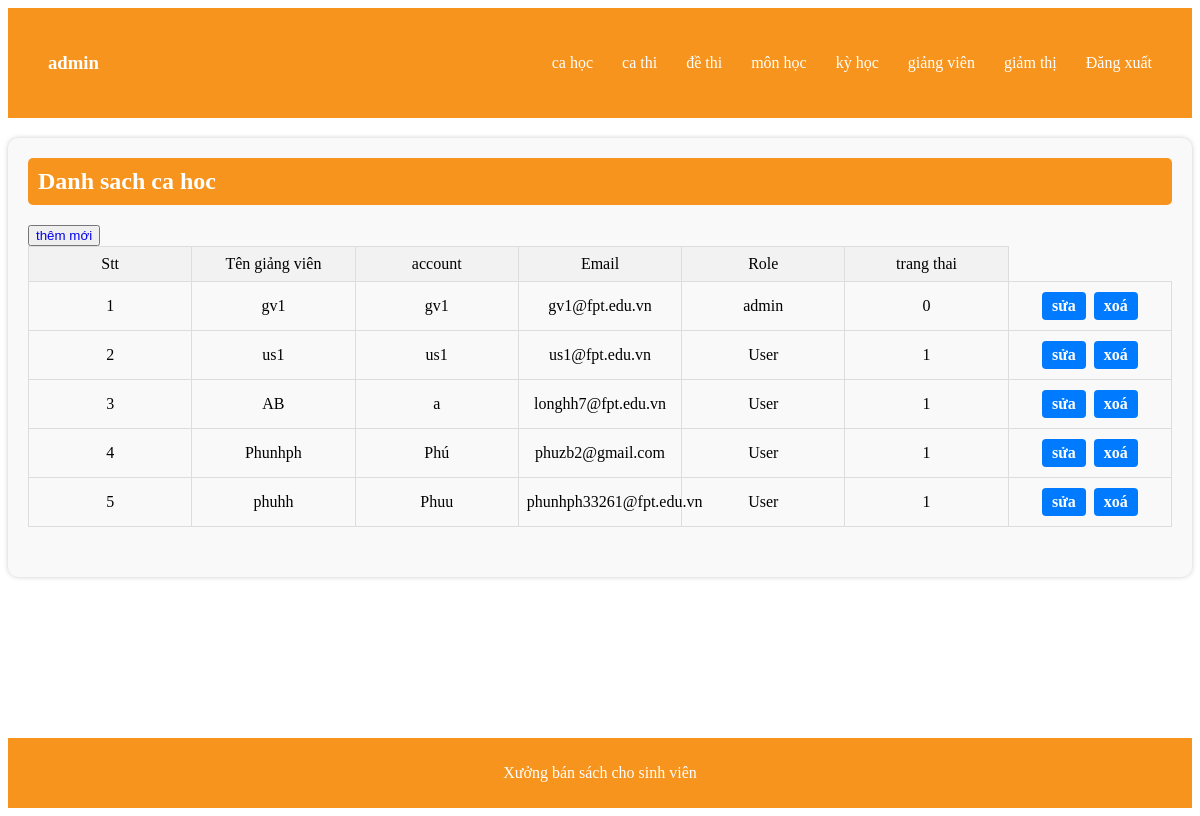
Screenshot of /index.php?act=giang_vien (signed in) with the database file from the repository.
### tables this page shows
CREATE TABLE `giang_vien` (
  `id_giang_vien` int(11) NOT NULL,
  `account` varchar(255) NOT NULL,
  `ten_giang_vien` varchar(255) NOT NULL,
  `email` varchar(255) NOT NULL,
  `passwords` varchar(255) NOT NULL,
  `role` int(11) NOT NULL,
  `trang_thai` int(11) NOT NULL DEFAULT 1
);

### config/PDO.php (called while the page is built, shortened)
<?php
function connect()
{
    $servername = "localhost";
    $username = "root";
    $password = "";
    try {
        $conn = new  PDO("mysql:host=$servername;dbname=xuong2", $username, $password);
        $conn->setAttribute(PDO::ATTR_ERRMODE, PDO::ERRMODE_EXCEPTION);
    } catch (PDOException $e) {
    }
    return $conn;
}
function getData($query, $params = [], $getAll = true)
{
    $conn = connect();
    $stmt = $conn->prepare($query);
    $stmt->execute($params);
    if ($getAll) {
        return $stmt->fetchAll();
    }
    return $stmt->fetch();
}

### modles/giang_vien.php (called while the page is built, shortened)
<?php
function showgv()
{
    $sql = "SELECT * FROM `giang_vien`";
    return getData($sql);
}

### views/giang_vien/admin/index.php (the view)
<main class="sach">
    <div class="ttSach-admin">
        <h1>Danh sach ca hoc</h1>
        <button><a href="index.php?act=giang_vien&nt=add">thêm mới</a></button>
        <table>
            <tr class="line">
                <td>Stt</td>
                <td>Tên giảng viên</td>
                <td>account</td>
                <td>Email</td>
                <td>Role</td>
                <td>trang thai</td>
            </tr>
            <?php if ($vl != []) {
                foreach ($vl as $key => $vc) { ?>
                    <tr>
                        <td><?php echo $key + 1 ?></td>
                        <td><?php echo $vc['ten_giang_vien'] ?></td>
                        <td><?php echo $vc['account'] ?></td>
                        <td><?php echo $vc['email'] ?></td>
                        <?php if ($vc['role'] == 0) {
                        ?> <td>User</td> <?php
                                        } else { ?>
                            <td>admin</td>
                        <?php } ?>
                        <td><?php echo $vc['trang_thai'] ?></td>
                        <td>
                            <a href="index.php?act=giang_vien&nt=fix&id=<?php echo $vc['id_giang_vien'] ?>">sửa</a>
                            <a href="index.php?act=giang_vien&nt=delete&id=<?php echo $vc['id_giang_vien'] ?>">xoá</a>
                        </td>
                    </tr>
            <?php }
            } ?>
        </table>
    </div>
</main>

### assets/css/style.css (style rules this page uses)
a { text-decoration: none; }
table { width: 100%; border-collapse: collapse; }
tr.line { background-color: #f2f2f2; }
td { padding: 8px; text-align: center; border: 1px solid #ddd; }
main.sach { max-width: 1200px; margin: 20px auto; padding: 20px; background-color: #f9f9f9; border-radius: 10px; box-shadow: 0px 0px 5px #ccc; }
main.sach h1 { font-size: 24px; margin: 0 0 20px; padding: 10px; background-color: #f7941d; color: white; border-radius: 5px; }
.ttSach-admin { margin-bottom: 30px; }
.ttSach-admin table { width: 100%; table-layout: fixed; border-collapse: collapse; }
.ttSach-admin .line { background-color: #f2f2f2; }
.ttSach-admin td { padding: 8px; text-align: center; border: 1px solid #ddd; }
.ttSach-admin td a { display: inline-block; margin: 2px; padding: 5px 10px; text-decoration: none; background-color: #007bff; color: white; border-radius: 4px; font-weight: bold; }

### rows the page displays
giang_vien: ten_giang_vien "gv1", account "gv1", email "gv1@fpt.edu.vn", role "admin", trang_thai "0"
giang_vien: ten_giang_vien "us1", account "us1", email "us1@fpt.edu.vn", role "User", trang_thai "1"
giang_vien: ten_giang_vien "AB", account "a", email "longhh7@fpt.edu.vn", role "User", trang_thai "1"
giang_vien: ten_giang_vien "Phunhph", account "Phú", email "phuzb2@gmail.com", role "User", trang_thai "1"
giang_vien: ten_giang_vien "phuhh", account "Phuu", email "phunhph33261@fpt.edu.vn", role "User", trang_thai "1"
